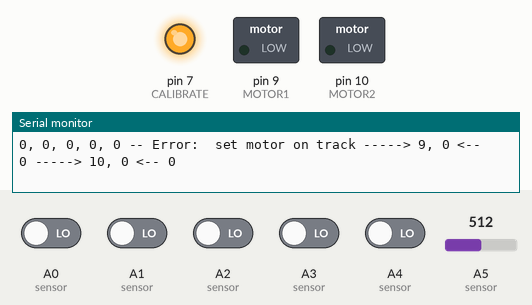
Recording of a sketch running on a simulated Arduino Uno, built with avr-gcc and run on an emulated ATmega328P. Shown: switched loads named in the sketch (green lamp = pin HIGH), output pins drawn as LEDs (lit = HIGH), the last lines printed to the serial monitor. Inputs (shaded band) come from the test bench; at power-on: A0 (sensor), A1 (sensor), A2 (sensor), A3 (sensor), A4 (sensor) LOW, A5 (sensor) = 512.

Above: at 11.2 s.
11.3 s: A0 (sensor) driven HIGH
At 12.6 s:
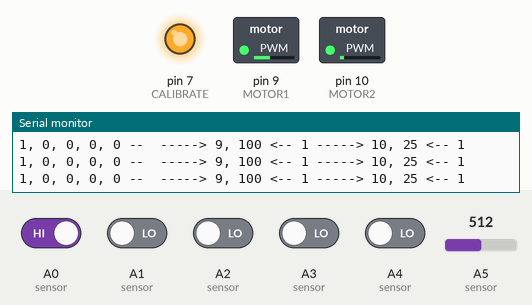
12.9 s: A0 (sensor) driven LOW
At 13.3 s:
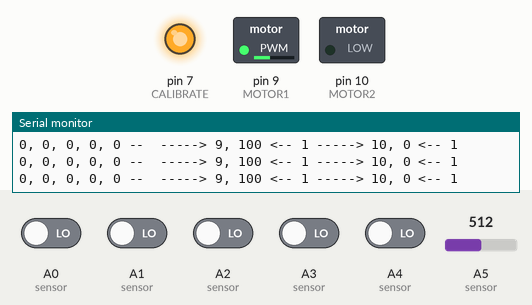
14.4 s: A2 (sensor) driven HIGH
At 15.2 s:
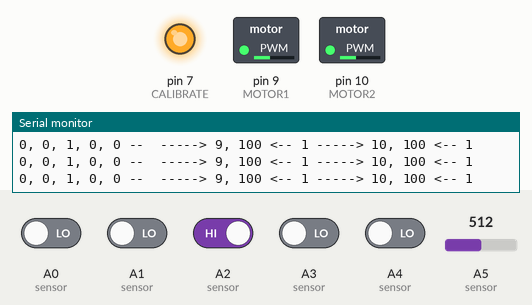
15.9 s: A4 (sensor) driven HIGH
At 16.9 s:
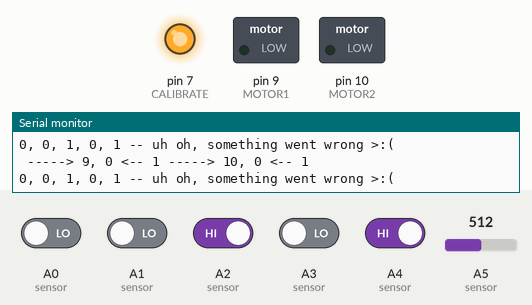
17.5 s: A3 (sensor) driven HIGH
At 18.7 s:
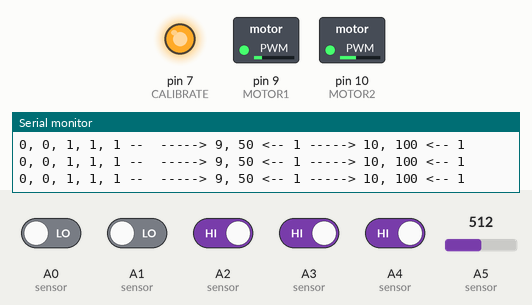
19.1 s: A1 (sensor) driven HIGH
At 20.3 s:
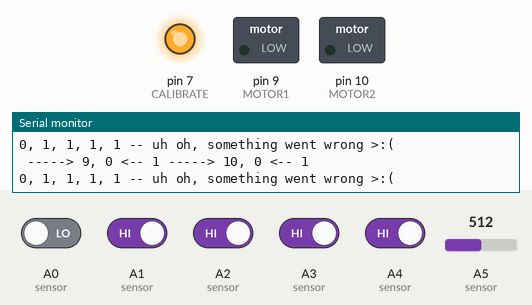
Timing chart, 0 to 22.1 s (numbered marks = the images above; inputs shaded):
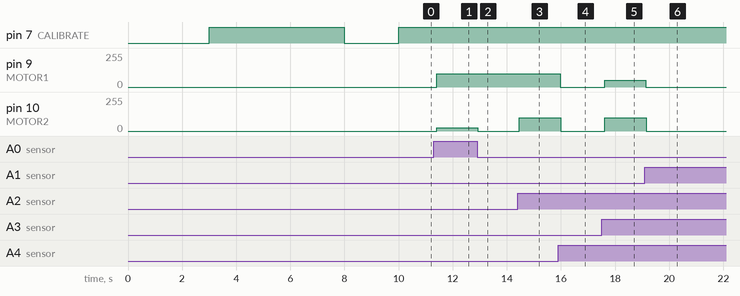

The sketch:

lwe_autocar_v1.ino
```cpp
/* ************************************************
  LWE Science Club Auto Car

  Description

  Details, Details, Details, Details, Details, Details, Details,
  Details, Details, Details, Details, Details, Details, Details,
  Details, Details, vDetails, Details, Details, Details, Details,
  Details, Details, Details, Details, Details, Details, Details,

  https://github.com/jumblobinley/LWSC_Auto_Rob.git
  (See git examples below)


  --Created 2020 Dec 15
  --by Joseph Hauser
  --Modified 2020 jan 26
  --by Joseph Hauser
  --Modified 2020 feb 2
  --by Joseph Hauser
  --Modified 2020 feb 10
  --by Joseph Hauser
  --Modified 2020 feb 22
  --by Joseph Hauser
  --Modified 2020 mar 3
  --by Joseph Hauser
************************************************** */

// setting up global values for sensors

  #define MOTOR1 9
  #define MOTOR2 10
  #define CALIBRATE 7

  #define MAXCONTROLROWS 13
  #define MAXSENSVALS 5
  #define LEFTDOT 5
  #define RIGHTDOT 1
  #define LEFTDIR 1
  #define RIGHTDIR 2
  #define STOPPED 0

  int mot1speed = 0;
  int mot2speed = 0;
  int prevDir = 0;
  int motControlMatrix[MAXCONTROLROWS][7]{
           {0, 0, 0, 0, 0, 0, 0},
           {1, 0, 0, 0, 0, 100, 25},
           {0, 1, 0, 0, 0, 100, 50},
           {0, 0, 1, 0, 0, 100, 100},
           {0, 0, 0, 1, 0, 50, 100},
           {0, 0, 0, 0, 1, 25, 100},
           {1, 1, 0, 0, 0, 100, 35},
           {0, 1, 1, 0, 0, 100, 75},
           {0, 0, 1, 1, 0, 75, 100},
           {0, 0, 0, 1, 1, 35, 100},
           {1, 1, 1, 0, 0, 100, 50},
           {0, 1, 1, 1, 0, 100, 100},
           {0, 0, 1, 1, 1, 50, 100}
            };

  bool sensVals[MAXSENSVALS] = {LOW, LOW, LOW, LOW, LOW};
  int sensAn = 0;

// the setup function runs once when you press reset or power the board
void setup() {
  Serial.begin(9600);
  // initialize digital pin LED_BUILTIN as an output.
  pinMode(A0, INPUT);
  pinMode(A1, INPUT);
  pinMode(A2, INPUT);
  pinMode(A3, INPUT);
  pinMode(A3, INPUT);
  pinMode(A4, INPUT);
  pinMode(CALIBRATE, OUTPUT);

//Calibrate Line Sensor upon startup

  digitalWrite(CALIBRATE, LOW);
  delay(3000);
  digitalWrite(CALIBRATE, HIGH);
  delay(5000);
  digitalWrite(CALIBRATE, LOW);
  delay(2000);
  digitalWrite(CALIBRATE, HIGH);

  //pinMode(A5, OUTPUT); but it's analog
}

// the loop function runs over and over again forever
//---------- Main Program --------------------------
//--------------------------------------------------
void loop() {

  //flashing pin 2
  digitalWrite(2, HIGH);   // turn the LED on (HIGH is the voltage level)
  delay(50);                       // wait for a second
  digitalWrite(2, LOW);    // turn the LED off by making the voltage LOW
  delay(50);                       // wait for a second

//Step 1. Read the line sensor
  sensorRead();
  //delay(10);

//Step 2. process the incoming data, and determine the motor commands
   dataFilter();

//Step 3. send out the motor commands
   motorControl(MOTOR1, mot1speed);
   motorControl(MOTOR2, mot2speed);


    //ad  a new line at the end of the output data
    Serial.println(" ");

}


// recieves information from the Cytron Maker Line
void sensorRead(void) {
  // initialize digital pin LED_BUILTIN as an output.
 sensVals[0] = digitalRead(A0);
 sensVals[1] = digitalRead(A1);
 sensVals[2] = digitalRead(A2);
 sensVals[3] = digitalRead(A3);
 sensVals[4] = digitalRead(A4);
 sensAn = analogRead(A5);

 Serial.print(sensVals[0]);
 Serial.print(", ");
 Serial.print(sensVals[1]);
 Serial.print(", ");
 Serial.print(sensVals[2]);
 Serial.print(", ");
 Serial.print(sensVals[3]);
 Serial.print(", ");
 Serial.print(sensVals[4]);
// Serial.print(", ");
 //Serial.print(sensAn);
 Serial.print(" -- ");
}

// filters the data recieved so the motors can understand what actions to take
void dataFilter(void) {
    bool rowMatch = true;
    int currentRow = 0;
    int currentCol = 0;
    for (int row = 0; row < MAXCONTROLROWS; row++) {

      //compare one row of control matrix with sensor array
      //if it compares, control the motor
      for(int col = 0; col < MAXSENSVALS; col++) {
        currentRow = row;
        currentCol = col;
        if (sensVals[col] != motControlMatrix[row][col]){
          rowMatch = false;
          break;
        }
        else {
          rowMatch = true;
        }
      } //done with inner loop


      //Serial.print(currentCol);

      if (rowMatch == true) {
        break;

      }

    }//end of outer loop

     // set motor speed based on the current row of the sensor matrix
     mot1speed = motControlMatrix[currentRow][5];
     mot2speed = motControlMatrix[currentRow][6];

     // Assign left and right previous direction only when the left or right sensors are lit
     if (currentRow == LEFTDOT) {prevDir = RIGHTDIR;}
     if (currentRow == RIGHTDOT){prevDir = LEFTDIR;}

     // if current row indicates zero on the sensors, tell the car to move in the opposite direction from previous
     if (currentRow == STOPPED) {
        if (prevDir == LEFTDIR) {
          mot1speed = 100;
          mot2speed = 0;
        }
        else if (prevDir == RIGHTDIR){

          mot1speed = 0;
          mot2speed = 100;
        }
        else {
          Serial.print("Error:  set motor on track");
        }
     }

    // error condition - no rows matched the sensor values
    if(rowMatch == false) {
      mot1speed = 0;
      mot2speed = 0;
      Serial.println("uh oh, something went wrong >:(");
    }
}

// commmands sent to the motor controller
bool motorControl(int motorNum, int motorPow) {

  Serial.print(" -----> ");
  Serial.print(motorNum);
  Serial.print(", ");
  Serial.print(motorPow);
  Serial.print(" <-- ");
  Serial.print(prevDir);


  if (motorNum == MOTOR1) {
    analogWrite(MOTOR1, motorPow);
 }
  else if (motorNum == MOTOR2) {
    analogWrite(MOTOR2, motorPow);

 }
  else {
    Serial.println("Error: motor nonexiststant");
    return false;
 }
return true;
}

/* GitHub Examples
 *
 *  New Git Repo - do this one time
 *  echo "# LWSC_Auto_Rob_V1" >> README.md
 *  git init
 *  git add README.md
 *  git commit -m "first commit"
 *  git remote add origin git@github.com:jumblobinley/LWSC_Auto_Rob_V1.git
 *  git push -u origin master
 *  git add lwe_autocar_v1.ino
 *  git commit -m "Added core arduino code file v1"
 *  git push -u origin master
 *
 *
 *  ---Write code
 *  ---Add file to repo:
 *  git add <filename>
 *
 *   --Attach a remote origin to your code repo, Do this one time
 *  git remote add origin git@github.com:jumblobinley/LWSC_Auto_Rob_V1.git
 *  (Note: ssh keys are set up for this computer.  Other students will have to set up thier keys)
 *
 *  ---When done writing code, commit your code and push to github in the cloud
 *
 *  cd ~/Documents/ArduinoSketchBook/lwe_auto_car/lwe_autocar_v1
 *  git add lwe_autocar_v1.ino
 *  git commit -m "comment"
 *
 *  git push -u origin master
 *
 */
```

Measured:
- after the input at 11.3 s, pin 9 (MOTOR1): 0/255 → 100/255 after 0.11 s; pin 10 (MOTOR2): 0/255 → 25/255 after 0.11 s
- after the input at 12.9 s, pin 10 (MOTOR2): 25/255 → 0/255 at once
- after the input at 14.4 s, pin 10 (MOTOR2): 0/255 → 100/255 after 0.05 s
- after the input at 15.9 s, pin 9 (MOTOR1): 100/255 → 0/255 after 0.08 s; pin 10 (MOTOR2): 100/255 → 0/255 after 0.10 s
- after the input at 17.5 s, pin 9 (MOTOR1): 0/255 → 50/255 after 0.11 s; pin 10 (MOTOR2): 0/255 → 100/255 after 0.12 s
- after the input at 19.1 s, pin 9 (MOTOR1): 50/255 → 0/255 at once; pin 10 (MOTOR2): 100/255 → 0/255 after 0.06 s
